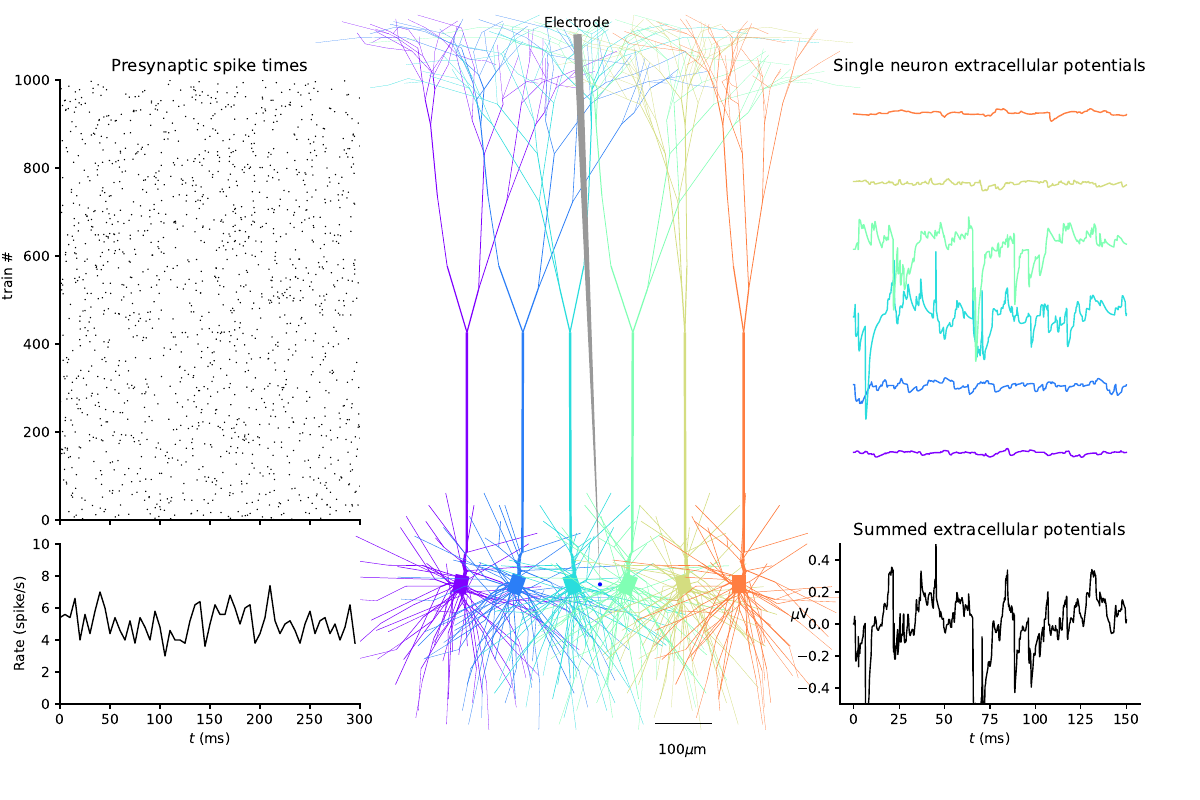

The script that saved this image:
#!/usr/bin/env python
# -*- coding: utf-8 -*-
"""
LFPs from a population of cells relying on MPI (Message Passing Interface)

Execution:

    <mpiexec> -n <processes> python example_mpi_2.py

Notes:
- on certain platforms and with mpirun, the --oversubscribe argument is needed
  to get more processes than the number of physical CPU cores.

Copyright (C) 2017 Computational Neuroscience Group, NMBU.

This program is free software: you can redistribute it and/or modify
it under the terms of the GNU General Public License as published by
the Free Software Foundation, either version 3 of the License, or
(at your option) any later version.

This program is distributed in the hope that it will be useful,
but WITHOUT ANY WARRANTY; without even the implied warranty of
MERCHANTABILITY or FITNESS FOR A PARTICULAR PURPOSE.  See the
GNU General Public License for more details.
"""

import numpy as np
import matplotlib.pyplot as plt
from matplotlib.collections import LineCollection
import os
from os.path import join
import sys
if sys.version < '3':
    from urllib2 import urlopen
else:
    from urllib.request import urlopen
import zipfile
import ssl
import LFPy
from mpi4py import MPI

# initialize the MPI interface
COMM = MPI.COMM_WORLD
SIZE = COMM.Get_size()
RANK = COMM.Get_rank()

# set the numpy random seeds
global_seed = 1234
np.random.seed(global_seed)


def stationary_poisson(nsyn, lambd, tstart, tstop):
    ''' Generates nsyn stationary possion processes with rate
    lambda between tstart and tstop'''
    interval_s = (tstop - tstart) * .001
    spiketimes = []
    for i in range(nsyn):
        spikecount = np.random.poisson(interval_s * lambd)
        spikevec = np.empty(spikecount)
        if spikecount == 0:
            spiketimes.append(spikevec)
        else:
            spikevec = tstart + (tstop - tstart) * np.random.random(spikecount)
            spiketimes.append(np.sort(spikevec))  # sort them too!

    return spiketimes


# Fetch Mainen&Sejnowski 1996 model files
if not os.path.isfile(join('FromModelDB', 'cells', 'cells', 'j4a.hoc')):
    #get the model files:
    u = urlopen('https://modeldb.science/download/2488',
                context=ssl._create_unverified_context())
    localFile = open('FromModelDB/patdemo.zip', 'wb')
    localFile.write(u.read())
    localFile.close()
    #unzip:
    myzip = zipfile.ZipFile('FromModelDB/patdemo.zip', 'r')
    myzip.extractall('FromModelDB/.')
    myzip.close()

# resync MPI threads
COMM.Barrier()

# Define cell parameters
cell_parameters = {          # various cell parameters,
    'morphology': join('FromModelDB', 'cells', 'cells', 'j4a.hoc'),  # Mainen&Sejnowski, 1996
    'cm': 1.0,         # membrane capacitance
    'Ra': 150,         # axial resistance
    'v_init': -65.,    # initial crossmembrane potential
    'passive': True,   # turn on passive mechanism for all sections
    # passive params
    'passive_parameters': {'g_pas': 1. / 30000, 'e_pas': -65},
    'nsegs_method': 'lambda_f',
    'lambda_f': 100.,
    'dt': 2.**-3,      # simulation time step size
    'tstart': 0.,     # start time of simulation, recorders start at t=0
    'tstop': 300.,     # stop simulation at 200 ms. These can be overridden
    # by setting these arguments i cell.simulation()
}

# Define synapse parameters
synapse_parameters = {
    'idx': 0,  # to be set later
    'e': 0.,                   # reversal potential
    'syntype': 'ExpSyn',       # synapse type
    'tau': 5.,                 # syn. time constant
    'weight': .001,            # syn. weight
    'record_current': True,
}

# Define electrode parameters
point_el_parameters = {
    'sigma': 0.3,      # extracellular conductivity
    'x': 0.,  # electrode requires 1d vector of positions
    'y': 0.,
    'z': 0.,
}

# number of units
n_cells = 6

# assign cell positions
x_cell_pos = np.linspace(-250., 250., n_cells)

# default rotation around x and y axis
xy_rotations = dict(x=4.99, y=-4.33)

# rotations around z-axis
if RANK == 0:
    z_rotation = COMM.bcast(np.random.permutation(np.arange(0., np.pi,
                                                            np.pi / n_cells)),
                            root=0)
else:
    z_rotation = COMM.bcast(None, root=0)


# synaptic spike times drawn on RANK 0 distributed to all processes
n_pre_syn = 1000
if RANK == 0:
    pre_syn_sptimes = COMM.bcast(stationary_poisson(nsyn=n_pre_syn, lambd=5.,
                                                    tstart=0, tstop=300),
                                 root=0)
else:
    pre_syn_sptimes = COMM.bcast(None, root=0)

# number of synapses on each cell
n_synapses = 100

# indices for presynaptic spike trains for each neuron also picked on RANK 0
# and scattered (for illustrating purposes, not efficiency)
if RANK == 0:
    # set up len SIZE nested list for spike train IDs.
    pre_syn_ids = [[]] * SIZE
    for cell_id in range(n_cells):
        pre_syn_ids[cell_id % SIZE] += [np.random.permutation(np.arange(
            n_pre_syn))[0:n_synapses]]
else:
    pre_syn_ids = None
pre_syn_ids = COMM.scatter(pre_syn_ids, root=0)

# containers for per-cell LFP and summed LFPs
single_LFPs = []
summed_LFP = np.zeros(
    int(cell_parameters['tstop'] / cell_parameters['dt'] + 1))

# get state of random seed generator
state = np.random.get_state()

# iterate over cells in populations
for cell_id in range(n_cells):
    if cell_id % SIZE == RANK:
        # get set seed per cell in order to synapse locations
        np.random.seed(global_seed + cell_id)

        # Create cell
        cell = LFPy.Cell(**cell_parameters)

        # Have to position and rotate the cells!
        cell.set_rotation(z=z_rotation[cell_id], **xy_rotations)
        cell.set_pos(x=x_cell_pos[cell_id])

        for i_syn in range(n_synapses):
            syn_idx = cell.get_rand_idx_area_norm()
            synapse_parameters.update({'idx': syn_idx})
            synapse = LFPy.Synapse(cell, **synapse_parameters)
            synapse.set_spike_times(pre_syn_sptimes[pre_syn_ids[
                cell_id % SIZE][i_syn]])

        # run the cell simulation
        cell.simulate(rec_imem=True)

        # set up the extracellular device
        point_el = LFPy.RecExtElectrode(cell, **point_el_parameters)
        point_el.data = point_el.get_transformation_matrix() @ cell.imem

        # sum LFP on this RANK
        summed_LFP += point_el.data[0]

        # send LFP of this cell to RANK 0
        if RANK != 0:
            COMM.send(point_el.data[0], dest=0)
        else:
            single_LFPs += [point_el.data[0]]

    # collect single LFP contributions on RANK 0
    if RANK == 0:
        if cell_id % SIZE != RANK:
            single_LFPs += [COMM.recv(source=cell_id % SIZE)]

# we can also use MPI to sum arrays directly:
summed_LFP = COMM.reduce(summed_LFP)

# reset state of random number generator
np.random.set_state(state)

# plot output on RANK 0.
if RANK == 0:
    # assign color to each unit
    color_vec = [plt.cm.rainbow(int(x * 256. / n_cells))
                 for x in range(n_cells)]

    # figure
    fig = plt.figure(figsize=(12, 8))

    # Morphologies axes:
    plt.axes([.175, .0, .65, 1], aspect='equal')
    plt.axis('off')

    for i_cell in range(n_cells):
        cell = LFPy.Cell(join('FromModelDB', 'cells', 'cells', 'j4a.hoc'),
                         nsegs_method='lambda_f',
                         lambda_f=5)
        cell.set_rotation(z=z_rotation[i_cell], **xy_rotations)
        cell.set_pos(x=x_cell_pos[i_cell])

        zips = []
        for x, z in cell.get_idx_polygons():
            zips.append(list(zip(x, z)))
        linecol = LineCollection(zips,
                                 edgecolor='none',
                                 facecolor=color_vec[i_cell],
                                 rasterized=False,
                                 )

        ax = plt.gca()
        ax.add_collection(linecol)

    axis = ax.axis(ax.axis('equal'))
    ax.axis(np.array(axis) / 1.15)

    # adding a blue dot:
    ax.plot(point_el.x, point_el.z, 'o',
            markeredgecolor='none', markerfacecolor='b', markersize=3,
            zorder=10, clip_on=False)
    plt.annotate("Electrode",
                 xy=(0., 0.), xycoords='data',
                 xytext=(-100., 1000.),
                 arrowprops=dict(arrowstyle='wedge',
                                 shrinkA=1,
                                 shrinkB=1,
                                 # lw=0.5,
                                 mutation_scale=20,
                                 fc="0.6", ec="none",
                                 edgecolor='k', facecolor='w'))

    plt.xlim([-700., 700.])

    ax.plot([100, 200], [-250, -250], 'k', lw=1, clip_on=False)
    ax.text(150, -300, r'100$\mu$m', va='center', ha='center')

    # presynaptic spike trains axes
    plt.axes([.05, .35, .25, .55])

    pop_sptimes = []
    for i_pre in range(n_pre_syn):
        sp = pre_syn_sptimes[i_pre]
        for i_sp in range(len(sp)):
            pop_sptimes.append(sp[i_sp])

    for i_pre in range(n_pre_syn):
        plt.scatter(pre_syn_sptimes[i_pre],
                    i_pre * np.ones(len(pre_syn_sptimes[i_pre])),
                    s=1, edgecolors='none', facecolors='k')

    plt.ylim([0, n_pre_syn])
    plt.xlim([0, cell_parameters['tstop']])
    plt.ylabel('train #', ha='left', labelpad=0)
    plt.title('Presynaptic spike times')

    ax = plt.gca()
    for loc, spine in ax.spines.items():
        if loc in ['right', 'top']:
            spine.set_color('none')
    ax.xaxis.set_ticks_position('bottom')
    ax.yaxis.set_ticks_position('left')

    ax.set_xticklabels([])

    # spike rate axes
    plt.axes([.05, .12, .25, .2])

    binsize = 5
    bins = np.arange(0, cell_parameters['tstop'] + 1., binsize)
    count, b = np.histogram(pop_sptimes, bins=bins)
    rate = count * (1000. / binsize) * (1. / n_pre_syn)
    plt.plot(b[0:-1], rate, color='black', lw=1)

    plt.xlim([0, cell_parameters['tstop']])
    plt.ylim([0, 10.])

    tvec = np.arange(point_el.data.shape[1]) * cell.dt

    plt.xlabel('$t$ (ms)')
    plt.ylabel('Rate (spike/s)')

    ax = plt.gca()
    for loc, spine in ax.spines.items():
        if loc in ['right', 'top']:
            spine.set_color('none')
    ax.xaxis.set_ticks_position('bottom')
    ax.yaxis.set_ticks_position('left')

    # single neuron EPs axes
    plt.axes([.7, .35, .25, .55])

    plt.title('Single neuron extracellular potentials')
    plt.axis('off')

    for cell_id in range(n_cells):
        plt.plot(tvec,
                 cell_id + 2.e3 * single_LFPs[cell_id],
                 color=color_vec[cell_id], lw=1,
                 )

    plt.ylim([-1, n_cells - .5])

    # Summed LFPs axes
    plt.axes([.7, .12, .25, .2])
    plt.plot(tvec, 1E3 * summed_LFP, color='black', lw=1)
    plt.ylim([-5.e-1, 5e-1])

    plt.title('Summed extracellular potentials')
    plt.xlabel(r'$t$ (ms)')
    plt.ylabel(r'$\mu$V', ha='left', rotation='horizontal')

    ax = plt.gca()
    for loc, spine in ax.spines.items():
        if loc in ['right', 'top']:
            spine.set_color('none')
    ax.xaxis.set_ticks_position('bottom')
    ax.yaxis.set_ticks_position('left')

    fig.savefig('19_MPI_2.pdf', dpi=300)
    plt.show()